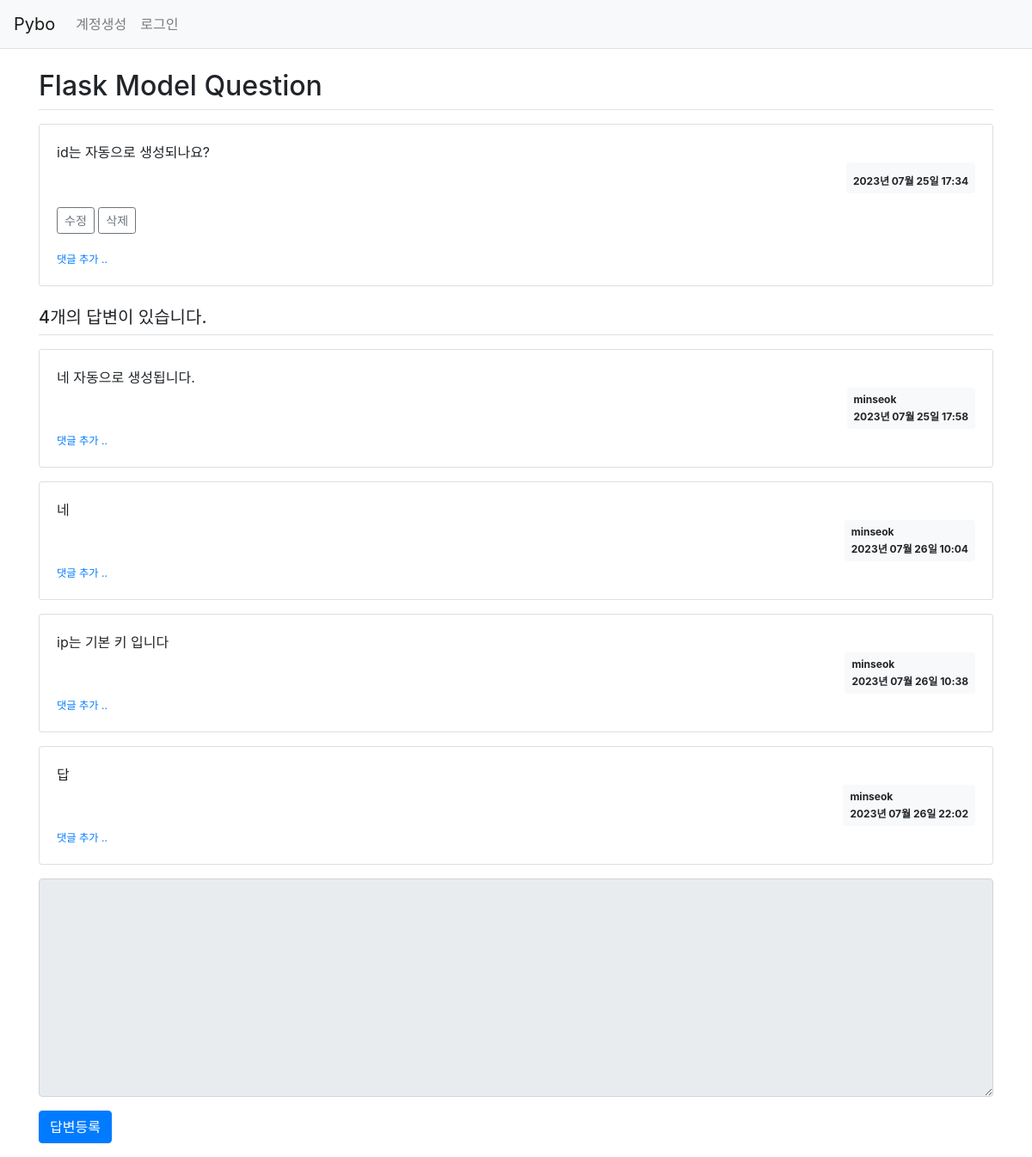
Screenshot of /question/detail/2/ with the database file from the repository.
### pybo/models.py (models this page shows)
class Question(db.Model):
    id = db.Column(db.Integer, primary_key=True)
    subject = db.Column(db.String(200), nullable=False)
    content = db.Column(db.Text(), nullable=False)
    create_date = db.Column(db.DateTime(), nullable=False)
    user_id = db.Column(db.Integer, db.ForeignKey('user.id', ondelete='CASCADE'), nullable=True)
    user = db.relationship('User', backref=db.backref('question_set'))
    modify_date = db.Column(db.DateTime(), nullable=True)

class Answer(db.Model):
    id = db.Column(db.Integer, primary_key=True)
    question_id = db.Column(db.Integer, db.ForeignKey('question.id', ondelete='CASCADE'))
    question = db.relationship('Question', backref=db.backref('answer_set', ))
    content = db.Column(db.Text(), nullable=False)
    create_date = db.Column(db.DateTime(), nullable=False)
    user_id = db.Column(db.Integer, db.ForeignKey('user.id', ondelete='CASCADE'), nullable=False)
    user = db.relationship('User', backref=db.backref('answer_set'))
    modify_date = db.Column(db.DateTime(), nullable=True)

class User(db.Model):
    id = db.Column(db.Integer, primary_key=True)
    username = db.Column(db.String(200), unique=True, nullable=False)
    password = db.Column(db.String(200), nullable=False)
    email = db.Column(db.String(120), unique=True, nullable=False)

### pybo/views/question_views.py (the view)
@bp.route('/detail/<int:question_id>/')
def detail(question_id):
    form = AnswerForm()
    question = Question.query.get_or_404(question_id)
    return render_template('question/question_detail.html', question=question, form=form)

### pybo/forms.py
class AnswerForm(FlaskForm):
    content = TextAreaField('내용', validators=[DataRequired('내용은 필수 입력 항목입니다.')])

### pybo/filter.py (called while the page is built)
def format_datetime(value, fmt='%Y년 %m월 %d일 %H:%M'):
    return value.strftime(fmt)

### pybo/views/auth_views.py (called while the page is built)
@bp.before_app_request
def load_logged_in_user():
    user_id = session.get('user_id')
    if user_id is None:
        g.user = None
    else:
        g.user = User.query.get(user_id)

### pybo/templates/question/question_detail.html (shortened to what this page needs)
{% extends 'base.html' %}
{% block content %}
<div class="container my-3">
    <h2 class="border-bottom py-2">{{ question.subject }}</h2>
        <div class="card my-3">
            <div class="card-body">
                <div class="card-text" style="white-space: pre-line;">{{ question.content }}</div>
                <div class="d-flex justify-content-end">
                    <div class="badge badge-light p-2 text-left">
                        <div>{{ question.create_date|datetime }}</div>
                    </div>
                </div>
                {% if g.user == question.user %}
                <div class="my-3">
                    <a href="{{ url_for('question.modify', question_id=question.id) }}"
                       class="btn btn-sm btn-outline-secondary">수정</a>
                    <a href="#" class="delete btn btn-sm btn-outline-secondary"
                       data-uri="{{ url_for('question.delete', question_id=question.id) }}">삭제</a>
                </div>
                {% endif %}
                <div>
                    <a href="{{ url_for('comment.create_question', question_id=question.id) }}"
                       class="small"><small>댓글 추가 ..</small></a>
                </div>
            </div>
        </div>
    <h5 class="border-bottom my-3 py-2">{{ question.answer_set|length }}개의 답변이 있습니다.</h5>
    {% for answer in question.answer_set %}
    <div class="card my-3">
        <div class="card-body">
            <div class="card-text" style="white-space: pre-line;">{{ answer.content }}</div>
            <div class="d-flex justify-content-end">
                <div class="badge badge-light p-2 text-left">
                    <div class="mb-2">{{ answer.user.username }}</div>
                    <div>{{ answer.create_date|datetime }}</div>
                </div>
            </div>
            <div>
                <a href="{{ url_for('comment.create_answer', question_id=question.id) }}"
                   class="small"><small>댓글 추가 ..</small></a>
            </div>
        </div>
    </div>
    {% endfor %}
    <form action="{{ url_for('answer.create', question_id=question.id) }}" method="post" class="my-3">
        <div class="form-group">
            <textarea {% if not g.user %}disabled{% endif %} name="content" id="content" class="form-control" rows="10"></textarea>
        </div>
        <input type="submit" value="답변등록" class="btn btn-primary">
    </form>
</div>
{% endblock %}

### pybo/templates/base.html (shortened to what this page needs)
<!doctype html>
<html lang="ko">
<head>
    <link rel="stylesheet" href="{{ url_for('static', filename='bootstrap.min.css') }}">
    <link rel="stylesheet" href="{{ url_for('static', filename='style.css') }}">
</head>
<body>
{% include "navbar.html" %}
{% block content %}
{% endblock %}
</body>
</html>

### pybo/templates/navbar.html (shortened to what this page needs)
<nav class="navbar navbar-expand-lg navbar-light bg-light border-bottom">
  <a class="navbar-brand" href="{{ url_for('main.index') }}">Pybo</a>
  <div class="collapse navbar-collapse flex-grow-0" id="navbarNav">
    {% if g.user %}
    <ul class="navbar-nav">
      <li class="nav-item">
        <a class="nav-link" href="{{ url_for('auth.logout') }}">{{ g.user.username }} (로그아웃)</a>
      </li>
    </ul>
    {% else %}
    <ul class="navbar-nav">
      <li class="nav-item">
        <a class="nav-link" href="{{ url_for('auth.signup') }}">계정생성</a>
      </li>
      <li class="nav-item">
        <a class="nav-link" href="{{ url_for('auth.login') }}">로그인</a>
      </li>
    </ul>
    {% endif %}
  </div>
</nav>

### rows the page displays
Question: subject "Flask Model Question", content "id는 자동으로 생성되나요?", create_date "2023년 07월 25일 17:34"
Answer: content "네 자동으로 생성됩니다.", user.username "minseok", create_date "2023년 07월 25일 17:58"
Answer: content "네", user.username "minseok", create_date "2023년 07월 26일 10:04"
Answer: content "ip는 기본 키 입니다", user.username "minseok", create_date "2023년 07월 26일 10:38"
Answer: content "답", user.username "minseok", create_date "2023년 07월 26일 22:02"

### other values shown
{{ question.answer_set|length }} "4"
